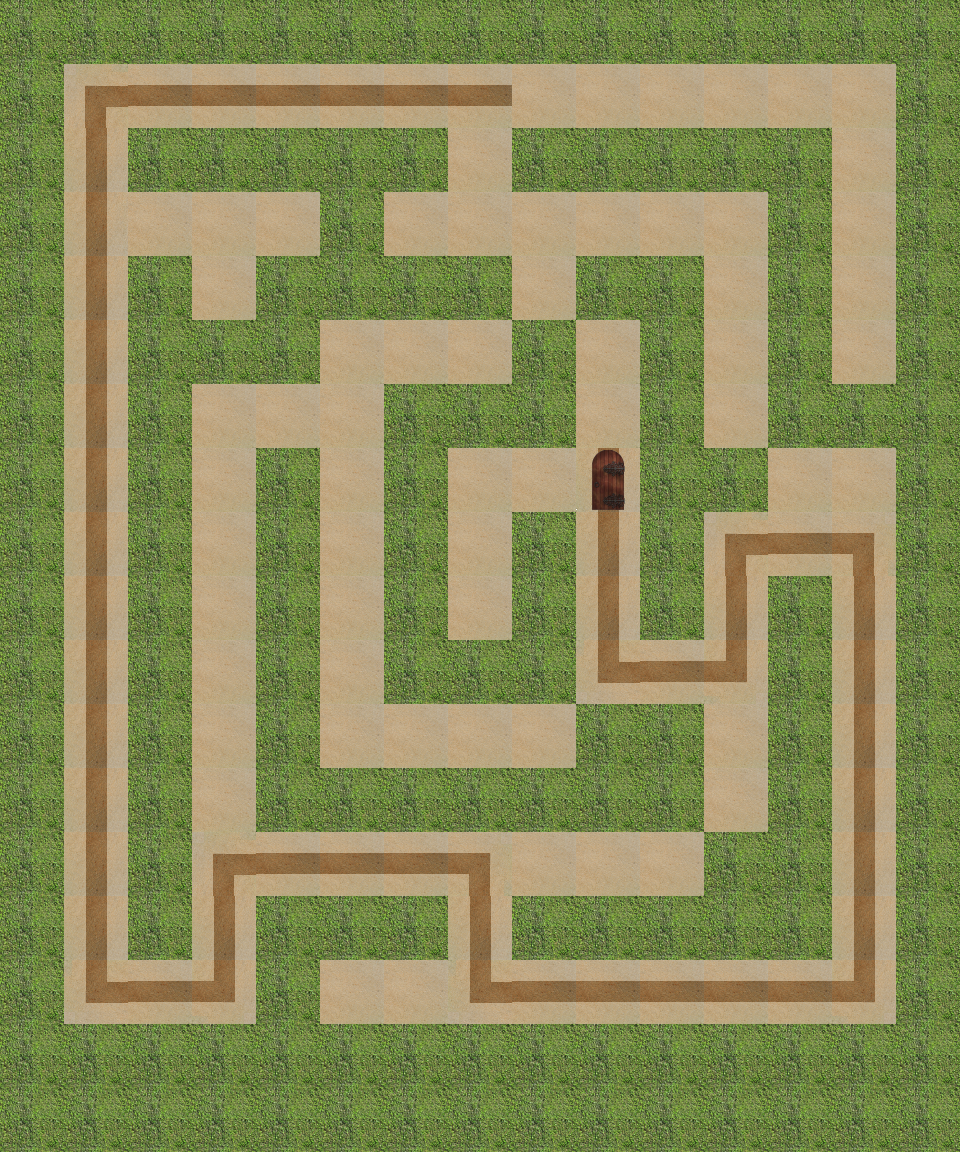

Below is a game level as drawn by its tile map, then a one-line description and the .tmx that defines it (tile-layer data replaced by summaries):
An orthogonal 15x18 tile map with 64x64 px tiles, 4 tile layers (path, wall, hint, end), 1 hidden layer not drawn.

<map version="1.0" orientation="orthogonal" renderorder="right-down" width="15" height="18" tilewidth="64" tileheight="64">
 <properties>
  <property name="bestTimePossible" value="16.55" />
  <property name="viewSize" value="5" />
 </properties>
 <tileset firstgid="1" name="sandbush" tilewidth="64" tileheight="64">
  <image source="sandbush.png" width="256" height="192" />
 </tileset>
 <layer name="path" width="15" height="18">
  <data>[270 cells, 113 non-empty, 1 distinct tile ids]</data>
 </layer>
 <layer name="wall" width="15" height="18">
  <data>[270 cells, 157 non-empty, 1 distinct tile ids]</data>
 </layer>
 <layer name="hint" width="15" height="18">
  <data>[270 cells, 53 non-empty, 6 distinct tile ids]</data>
 </layer>
 <layer name="start" width="15" height="18" visible="0">
  <data>[270 cells, 1 non-empty, 1 distinct tile ids]</data>
 </layer>
 <layer name="end" width="15" height="18">
  <data>[270 cells, 1 non-empty, 1 distinct tile ids]</data>
 </layer>
</map>
